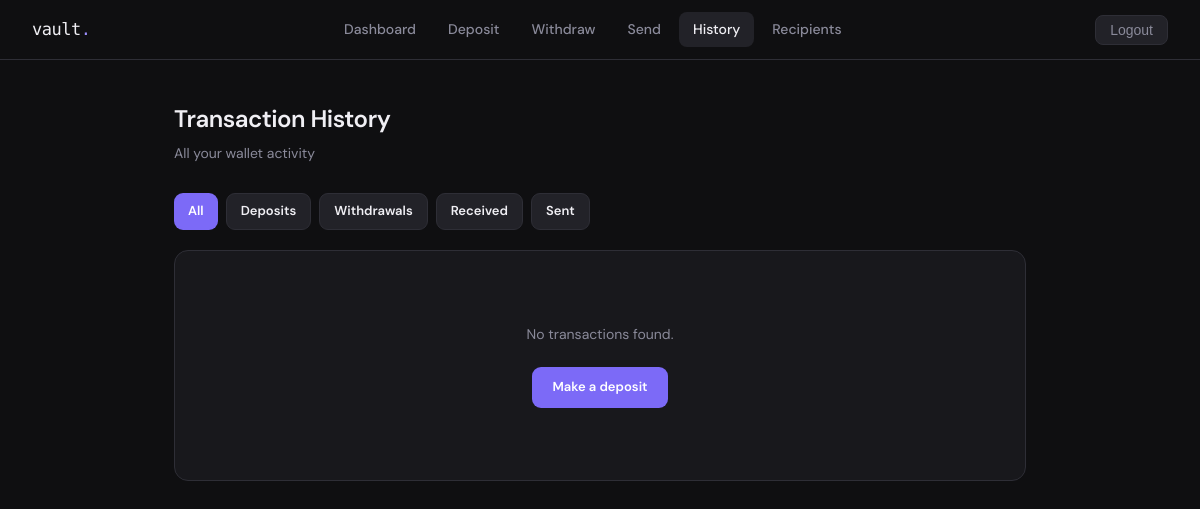
The app's page /transactions/ (signed in), older data.
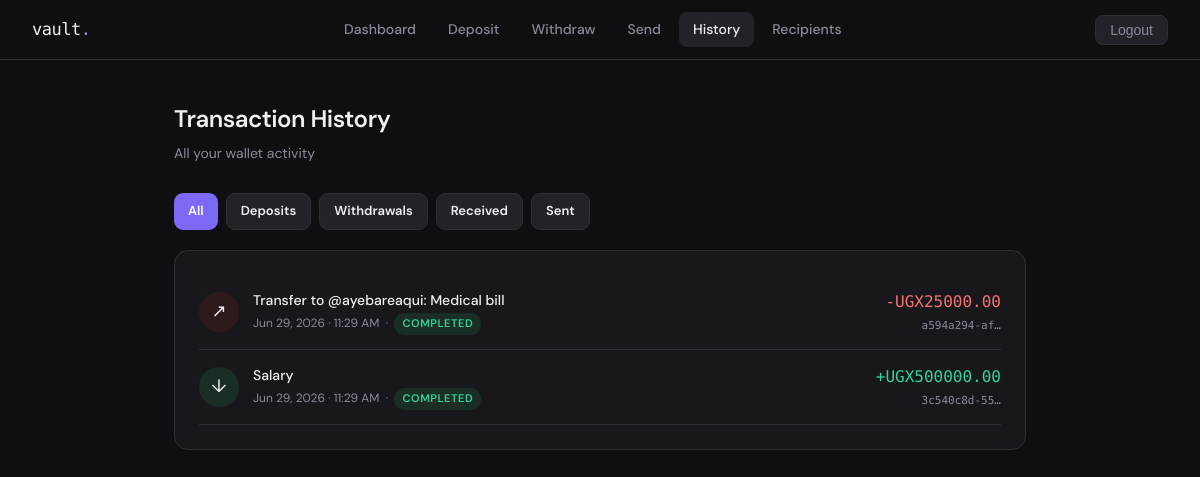
The same page, newer data.
### wallet/models.py (models this page shows, shortened)
class Transaction(models.Model):
    TRANSACTION_TYPES = [
        ('deposit', 'Deposit'),
        ('withdrawal', 'Withdrawal'),
        ('transfer_in', 'Transfer In'),
        ('transfer_out', 'Transfer Out'),
    ]
    STATUS_CHOICES = [
        ('pending', 'Pending'),
        ('completed', 'Completed'),
        ('failed', 'Failed'),
    ]
    id = models.UUIDField(primary_key=True, default=uuid.uuid4, editable=False)
    wallet = models.ForeignKey(Wallet, on_delete=models.CASCADE, related_name='transactions')
    transaction_type = models.CharField(max_length=20, choices=TRANSACTION_TYPES)
    amount = models.DecimalField(max_digits=12, decimal_places=2)
    status = models.CharField(max_length=10, choices=STATUS_CHOICES, default='completed')
    description = models.CharField(max_length=255, blank=True)
    reference = models.CharField(max_length=100, blank=True)
    created_at = models.DateTimeField(auto_now_add=True)
    class Meta:
        ordering = ['-created_at']

### wallet/views.py (the view)
# urls.py: path('transactions/', views.transactions, name='transactions'),
@login_required
def transactions(request):
    wallet = request.user.wallet
    txn_type = request.GET.get('type', '')
    txns = wallet.transactions.all()
    if txn_type:
        txns = txns.filter(transaction_type=txn_type)
    return render(request, 'wallet/transactions.html', {
        'transactions': txns,
        'wallet': wallet,
        'filter_type': txn_type,
    })

### templates/wallet/transactions.html (shortened to what this page needs)
{% extends 'wallet/base.html' %}
{% block content %}
<div class="page">
  <div class="page-header">
    <h1>Transaction History</h1>
    <p>All your wallet activity</p>
  </div>
  <div style="display:flex; gap:8px; margin-bottom:20px; flex-wrap:wrap;">
    <a href="{% url 'transactions' %}" class="btn {% if not filter_type %}btn-primary{% else %}btn-ghost{% endif %}" style="font-size:13px; padding:7px 14px;">All</a>
    <a href="?type=deposit" class="btn {% if filter_type == 'deposit' %}btn-primary{% else %}btn-ghost{% endif %}" style="font-size:13px; padding:7px 14px;">Deposits</a>
    <a href="?type=withdrawal" class="btn {% if filter_type == 'withdrawal' %}btn-primary{% else %}btn-ghost{% endif %}" style="font-size:13px; padding:7px 14px;">Withdrawals</a>
    <a href="?type=transfer_in" class="btn {% if filter_type == 'transfer_in' %}btn-primary{% else %}btn-ghost{% endif %}" style="font-size:13px; padding:7px 14px;">Received</a>
    <a href="?type=transfer_out" class="btn {% if filter_type == 'transfer_out' %}btn-primary{% else %}btn-ghost{% endif %}" style="font-size:13px; padding:7px 14px;">Sent</a>
  </div>
  <div class="card">
    {% if transactions %}
      {% for txn in transactions %}
      <div style="display:flex; justify-content:space-between; align-items:center; padding:14px 0; border-bottom:1px solid var(--border);">
        <div style="display:flex; align-items:center; gap:14px;">
          <div style="width:40px; height:40px; border-radius:50%; display:flex; align-items:center; justify-content:center; font-size:18px; flex-shrink:0;
            background:{% if txn.transaction_type == 'deposit' or txn.transaction_type == 'transfer_in' %}#1a2e25{% else %}#2e1a1a{% endif %};">
            {% if txn.transaction_type == 'deposit' %}↓
            {% elif txn.transaction_type == 'withdrawal' %}↑
            {% elif txn.transaction_type == 'transfer_in' %}↙
            {% else %}↗{% endif %}
          </div>
          <div>
            <div style="font-size:14px; font-weight:500;">{{ txn.description|default:txn.get_transaction_type_display }}</div>
            <div style="font-size:12px; color:var(--muted); margin-top:2px;">
              {{ txn.created_at|date:"M d, Y · g:i A" }}
              &nbsp;·&nbsp;
              <span class="badge {% if txn.status == 'completed' %}badge-green{% elif txn.status == 'failed' %}badge-red{% else %}badge-yellow{% endif %}">{{ txn.status }}</span>
            </div>
          </div>
        </div>
        <div style="text-align:right;">
          <div style="font-family:var(--mono); font-size:16px; font-weight:500;"
            class="{% if txn.transaction_type == 'deposit' or txn.transaction_type == 'transfer_in' %}text-green{% else %}text-red{% endif %}">
            {% if txn.transaction_type == 'deposit' or txn.transaction_type == 'transfer_in' %}+{% else %}-{% endif %}UGX{{ txn.amount|floatformat:2 }}
          </div>
          <div style="font-size:11px; color:var(--muted); font-family:var(--mono); margin-top:2px;">{{ txn.id|truncatechars:12 }}</div>
        </div>
      </div>
      {% endfor %}
    {% else %}
      <div style="text-align:center; padding:48px 0; color:var(--muted); font-size:14px;">
        No transactions found.<br><br>
        <a href="{% url 'deposit' %}" class="btn btn-primary" style="font-size:13px;">Make a deposit</a>
      </div>
    {% endif %}
  </div>
</div>
{% endblock %}

### templates/wallet/base.html (shortened to what this page needs)
<!DOCTYPE html>
<html lang="en">
<head>
</head>
<body>
  {% if user.is_authenticated %}
  <nav>
    <div class="nav-brand">vault<span>.</span></div>
    <div class="nav-links">
      <a href="{% url 'dashboard' %}" {% if request.resolver_match.url_name == 'dashboard' %}class="active"{% endif %}>Dashboard</a>
      <a href="{% url 'deposit' %}" {% if request.resolver_match.url_name == 'deposit' %}class="active"{% endif %}>Deposit</a>
      <a href="{% url 'withdraw' %}" {% if request.resolver_match.url_name == 'withdraw' %}class="active"{% endif %}>Withdraw</a>
      <a href="{% url 'transfer' %}" {% if request.resolver_match.url_name == 'transfer' %}class="active"{% endif %}>Send</a>
      <a href="{% url 'transactions' %}" {% if request.resolver_match.url_name == 'transactions' %}class="active"{% endif %}>History</a>
      <a href="{% url 'recipients' %}" {% if request.resolver_match.url_name == 'recipients' %}class="active"{% endif %}>Recipients</a>
    </div>
    <form method="post" action="{% url 'logout' %}">
      <button type="submit" class="nav-logout">Logout</button>
    </form>
  </nav>
  {% endif %}
  {% block content %}{% endblock %}
</body>
</html>

### templates/wallet/base.html (style rules this page uses)
*, *::before, *::after { box-sizing: border-box; margin: 0; padding: 0; }
:root { --bg: #0f0f11; --surface: #18181c; --surface2: #222228; --border: #2e2e36; --text: #f0eff4; --muted: #8a8a9a; --accent: #7c6af7; --accent-light: #9d8fff; --green: #34d399; --red: #f87171; --yellow: #fbbf24; --radius: 14px; --mono: 'DM Mono', monospace; --sans: 'DM Sans', sans-serif; }
body { background: var(--bg); color: var(--text); font-family: var(--sans); font-size: 15px; line-height: 1.6; min-height: 100vh; }
a { color: var(--accent-light); text-decoration: none; }
nav { display: flex; align-items: center; justify-content: space-between; padding: 0 32px; height: 60px; border-bottom: 1px solid var(--border); background: var(--bg); position: sticky; top: 0; z-index: 100; }
.nav-brand { font-family: var(--mono); font-size: 17px; font-weight: 500; color: var(--text); letter-spacing: -0.5px; }
.nav-brand span { color: var(--accent-light); }
.nav-links { display: flex; gap: 4px; align-items: center; }
.nav-links a { padding: 6px 14px; border-radius: 8px; color: var(--muted); font-size: 14px; font-weight: 500; transition: all 0.15s; }
.nav-links a.active { color: var(--text); background: var(--surface2); }
.nav-logout { padding: 6px 14px; border-radius: 8px; background: var(--surface2); color: var(--muted); font-size: 14px; font-weight: 500; border: 1px solid var(--border); cursor: pointer; transition: all 0.15s; }
.page { max-width: 900px; margin: 0 auto; padding: 40px 24px; }
.card { background: var(--surface); border: 1px solid var(--border); border-radius: var(--radius); padding: 24px; }
.btn { display: inline-flex; align-items: center; justify-content: center; gap: 8px; padding: 10px 20px; border-radius: 9px; font-family: var(--sans); font-size: 14px; font-weight: 600; cursor: pointer; border: none; transition: all 0.15s; }
.btn-primary { background: var(--accent); color: #fff; }
.btn-ghost { background: var(--surface2); color: var(--text); border: 1px solid var(--border); }
.text-green { color: var(--green); }
.text-red { color: var(--red); }
.page-header { margin-bottom: 28px; }
.page-header h1 { font-size: 24px; font-weight: 600; letter-spacing: -0.5px; }
.page-header p { color: var(--muted); font-size: 14px; margin-top: 4px; }
.badge { display: inline-block; padding: 2px 8px; border-radius: 100px; font-size: 11px; font-weight: 600; letter-spacing: 0.05em; text-transform: uppercase; }
.badge-green { background: #1a2e25; color: var(--green); }

Row changes from the older to the newer data that the page shows:
added Transaction: description "Transfer to @ayebareaqui: Medical bill", created_at "Jun 29, 2026 · 11:29 AM", status "COMPLETED", amount "25000.00", id "a594a294-af…"
added Transaction: description "Salary", created_at "Jun 29, 2026 · 11:29 AM", status "COMPLETED", amount "500000.00", id "3c540c8d-55…"
Text that changed along with them:
text no longer shown: "No transactions found. Make a deposit"
